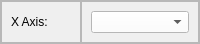
                          <widget class="QFrame" name="frame_11">
                           <property name="maximumSize">
                            <size>
                             <width>16777215</width>
                             <height>40</height>
                            </size>
                           </property>
                           <property name="frameShape">
                            <enum>QFrame::StyledPanel</enum>
                           </property>
                           <property name="frameShadow">
                            <enum>QFrame::Raised</enum>
                           </property>
                           <layout class="QHBoxLayout" name="horizontalLayout_9">
                            <property name="spacing">
                             <number>0</number>
                            </property>
                            <property name="leftMargin">
                             <number>0</number>
                            </property>
                            <property name="topMargin">
                             <number>0</number>
                            </property>
                            <property name="rightMargin">
                             <number>0</number>
                            </property>
                            <property name="bottomMargin">
                             <number>0</number>
                            </property>
                            <item>
                             <widget class="QFrame" name="frame_12">
                              <property name="maximumSize">
                               <size>
                                <width>80</width>
                                <height>16777215</height>
                               </size>
                              </property>
                              <property name="frameShape">
                               <enum>QFrame::StyledPanel</enum>
                              </property>
                              <property name="frameShadow">
                               <enum>QFrame::Raised</enum>
                              </property>
                              <widget class="QLabel" name="label_4">
                               <property name="geometry">
                                <rect>
                                 <x>10</x>
                                 <y>10</y>
                                 <width>151</width>
                                 <height>21</height>
                                </rect>
                               </property>
                               <property name="text">
                                <string>X Axis:</string>
                               </property>
                              </widget>
                             </widget>
                            </item>
                            <item>
                             <widget class="QFrame" name="frame_13">
                              <property name="frameShape">
                               <enum>QFrame::StyledPanel</enum>
                              </property>
                              <property name="frameShadow">
                               <enum>QFrame::Raised</enum>
                              </property>
                              <layout class="QHBoxLayout" name="horizontalLayout_16">
                               <item>
                                <widget class="QComboBox" name="comboBox_analysis_x_axis">
                                 <property name="styleSheet">
                                  <string notr="true">color: rgb(0, 0, 0);
background-color: rgb(255, 255, 255);n</string>
                                 </property>
                                </widget>
                               </item>
                              </layout>
                             </widget>
                            </item>
                           </layout>
                          </widget>
